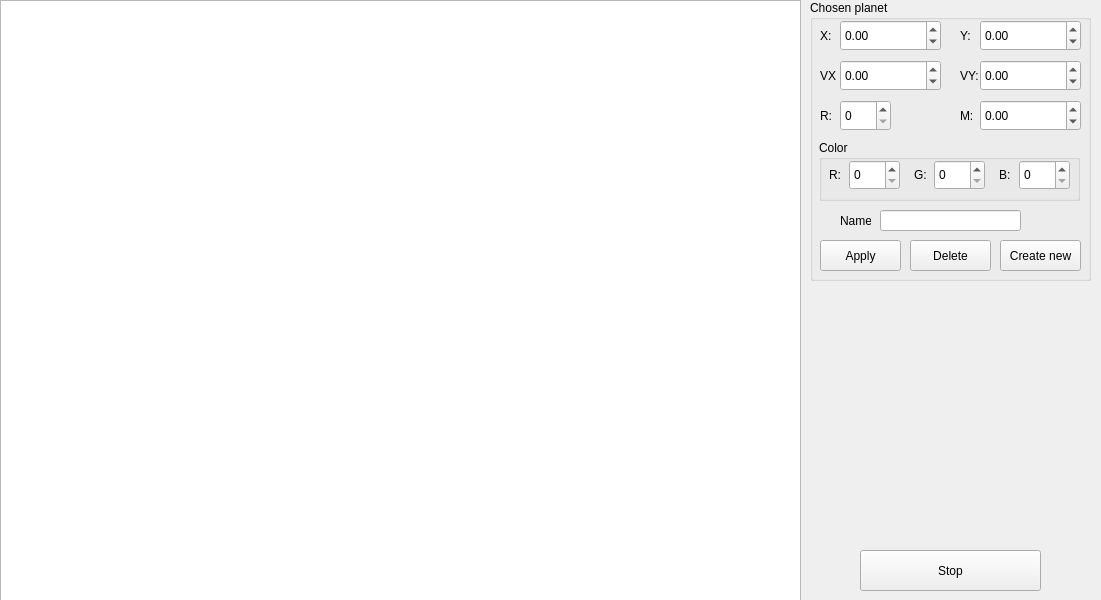
<?xml version="1.0" encoding="UTF-8"?>
<ui version="4.0">
 <class>Widget</class>
 <widget class="QWidget" name="Widget">
  <property name="geometry">
   <rect>
    <x>0</x>
    <y>0</y>
    <width>1101</width>
    <height>600</height>
   </rect>
  </property>
  <property name="windowTitle">
   <string>Kepler</string>
  </property>
  <widget class="QGraphicsView" name="graphicsView">
   <property name="geometry">
    <rect>
     <x>0</x>
     <y>0</y>
     <width>801</width>
     <height>601</height>
    </rect>
   </property>
  </widget>
  <widget class="QPushButton" name="playButton">
   <property name="geometry">
    <rect>
     <x>860</x>
     <y>550</y>
     <width>181</width>
     <height>41</height>
    </rect>
   </property>
   <property name="text">
    <string>Stop</string>
   </property>
  </widget>
  <widget class="QGroupBox" name="currentPlanetGroupBox">
   <property name="geometry">
    <rect>
     <x>810</x>
     <y>0</y>
     <width>281</width>
     <height>281</height>
    </rect>
   </property>
   <property name="title">
    <string>Chosen planet</string>
   </property>
   <widget class="QLabel" name="label">
    <property name="geometry">
     <rect>
      <x>10</x>
      <y>20</y>
      <width>16</width>
      <height>31</height>
     </rect>
    </property>
    <property name="text">
     <string>X:</string>
    </property>
   </widget>
   <widget class="QLabel" name="label_2">
    <property name="geometry">
     <rect>
      <x>150</x>
      <y>20</y>
      <width>21</width>
      <height>31</height>
     </rect>
    </property>
    <property name="text">
     <string>Y:</string>
    </property>
   </widget>
   <widget class="QLabel" name="label_3">
    <property name="geometry">
     <rect>
      <x>150</x>
      <y>60</y>
      <width>21</width>
      <height>31</height>
     </rect>
    </property>
    <property name="text">
     <string>VY:</string>
    </property>
   </widget>
   <widget class="QLabel" name="label_4">
    <property name="geometry">
     <rect>
      <x>10</x>
      <y>60</y>
      <width>16</width>
      <height>31</height>
     </rect>
    </property>
    <property name="text">
     <string>VX:</string>
    </property>
   </widget>
   <widget class="QSpinBox" name="pr">
    <property name="geometry">
     <rect>
      <x>30</x>
      <y>100</y>
      <width>51</width>
      <height>31</height>
     </rect>
    </property>
    <property name="maximum">
     <number>1000</number>
    </property>
   </widget>
   <widget class="QLabel" name="label_5">
    <property name="geometry">
     <rect>
      <x>10</x>
      <y>100</y>
      <width>16</width>
      <height>31</height>
     </rect>
    </property>
    <property name="text">
     <string>R:</string>
    </property>
   </widget>
   <widget class="QLabel" name="label_6">
    <property name="geometry">
     <rect>
      <x>150</x>
      <y>100</y>
      <width>16</width>
      <height>31</height>
     </rect>
    </property>
    <property name="text">
     <string>M:</string>
    </property>
   </widget>
   <widget class="QGroupBox" name="colorBox">
    <property name="geometry">
     <rect>
      <x>9</x>
      <y>140</y>
      <width>261</width>
      <height>61</height>
     </rect>
    </property>
    <property name="title">
     <string>Color</string>
    </property>
    <widget class="QLabel" name="label_8">
     <property name="geometry">
      <rect>
       <x>95</x>
       <y>20</y>
       <width>16</width>
       <height>30</height>
      </rect>
     </property>
     <property name="text">
      <string>G:</string>
     </property>
    </widget>
    <widget class="QSpinBox" name="rgbr">
     <property name="geometry">
      <rect>
       <x>30</x>
       <y>20</y>
       <width>51</width>
       <height>30</height>
      </rect>
     </property>
     <property name="maximum">
      <number>255</number>
     </property>
    </widget>
    <widget class="QLabel" name="label_7">
     <property name="geometry">
      <rect>
       <x>10</x>
       <y>20</y>
       <width>16</width>
       <height>30</height>
      </rect>
     </property>
     <property name="text">
      <string>R:</string>
     </property>
    </widget>
    <widget class="QSpinBox" name="rgbg">
     <property name="geometry">
      <rect>
       <x>115</x>
       <y>20</y>
       <width>51</width>
       <height>30</height>
      </rect>
     </property>
     <property name="maximum">
      <number>255</number>
     </property>
    </widget>
    <widget class="QLabel" name="label_9">
     <property name="geometry">
      <rect>
       <x>180</x>
       <y>20</y>
       <width>21</width>
       <height>30</height>
      </rect>
     </property>
     <property name="text">
      <string>B:</string>
     </property>
    </widget>
    <widget class="QSpinBox" name="rgbb">
     <property name="geometry">
      <rect>
       <x>200</x>
       <y>20</y>
       <width>51</width>
       <height>30</height>
      </rect>
     </property>
     <property name="maximum">
      <number>255</number>
     </property>
    </widget>
   </widget>
   <widget class="QDoubleSpinBox" name="px">
    <property name="geometry">
     <rect>
      <x>30</x>
      <y>20</y>
      <width>101</width>
      <height>31</height>
     </rect>
    </property>
    <property name="minimum">
     <double>-10000.000000000000000</double>
    </property>
    <property name="maximum">
     <double>10000.000000000000000</double>
    </property>
   </widget>
   <widget class="QDoubleSpinBox" name="py">
    <property name="geometry">
     <rect>
      <x>170</x>
      <y>20</y>
      <width>101</width>
      <height>31</height>
     </rect>
    </property>
    <property name="minimum">
     <double>-10000.000000000000000</double>
    </property>
    <property name="maximum">
     <double>10000.000000000000000</double>
    </property>
   </widget>
   <widget class="QDoubleSpinBox" name="pvx">
    <property name="geometry">
     <rect>
      <x>30</x>
      <y>60</y>
      <width>101</width>
      <height>31</height>
     </rect>
    </property>
    <property name="minimum">
     <double>-10000.000000000000000</double>
    </property>
    <property name="maximum">
     <double>10000.000000000000000</double>
    </property>
   </widget>
   <widget class="QDoubleSpinBox" name="pvy">
    <property name="geometry">
     <rect>
      <x>170</x>
      <y>60</y>
      <width>101</width>
      <height>31</height>
     </rect>
    </property>
    <property name="minimum">
     <double>-10000.000000000000000</double>
    </property>
    <property name="maximum">
     <double>10000.000000000000000</double>
    </property>
   </widget>
   <widget class="QDoubleSpinBox" name="pm">
    <property name="geometry">
     <rect>
      <x>170</x>
      <y>100</y>
      <width>101</width>
      <height>31</height>
     </rect>
    </property>
    <property name="minimum">
     <double>-100000.000000000000000</double>
    </property>
    <property name="maximum">
     <double>100000.000000000000000</double>
    </property>
   </widget>
   <widget class="QPushButton" name="pushButton">
    <property name="geometry">
     <rect>
      <x>10</x>
      <y>240</y>
      <width>81</width>
      <height>31</height>
     </rect>
    </property>
    <property name="text">
     <string>Apply</string>
    </property>
   </widget>
   <widget class="QPushButton" name="pushButton_2">
    <property name="geometry">
     <rect>
      <x>190</x>
      <y>240</y>
      <width>81</width>
      <height>31</height>
     </rect>
    </property>
    <property name="text">
     <string>Create new</string>
    </property>
   </widget>
   <widget class="QLineEdit" name="lineEdit">
    <property name="geometry">
     <rect>
      <x>70</x>
      <y>210</y>
      <width>141</width>
      <height>21</height>
     </rect>
    </property>
   </widget>
   <widget class="QLabel" name="label_19">
    <property name="geometry">
     <rect>
      <x>30</x>
      <y>210</y>
      <width>31</width>
      <height>21</height>
     </rect>
    </property>
    <property name="text">
     <string>Name:</string>
    </property>
   </widget>
   <widget class="QPushButton" name="pushButton_3">
    <property name="geometry">
     <rect>
      <x>100</x>
      <y>240</y>
      <width>81</width>
      <height>31</height>
     </rect>
    </property>
    <property name="text">
     <string>Delete</string>
    </property>
   </widget>
  </widget>
 </widget>
 <layoutdefault spacing="6" margin="11"/>
 <tabstops>
  <tabstop>px</tabstop>
  <tabstop>py</tabstop>
  <tabstop>pvx</tabstop>
  <tabstop>pvy</tabstop>
  <tabstop>pr</tabstop>
  <tabstop>pm</tabstop>
  <tabstop>rgbr</tabstop>
  <tabstop>rgbg</tabstop>
  <tabstop>rgbb</tabstop>
  <tabstop>playButton</tabstop>
  <tabstop>graphicsView</tabstop>
 </tabstops>
 <resources/>
 <connections/>
</ui>
